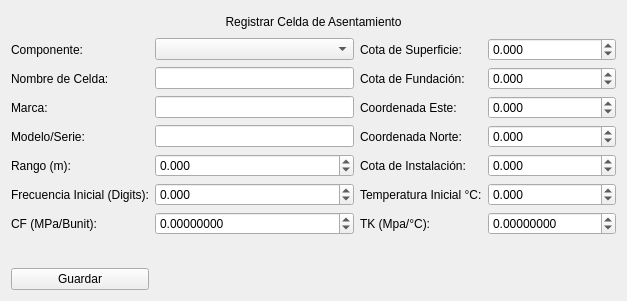
<?xml version="1.0" encoding="UTF-8"?>
<ui version="4.0">
 <class>Form</class>
 <widget class="QWidget" name="Form">
  <property name="geometry">
   <rect>
    <x>0</x>
    <y>0</y>
    <width>627</width>
    <height>301</height>
   </rect>
  </property>
  <property name="windowTitle">
   <string>Form</string>
  </property>
  <layout class="QVBoxLayout" name="verticalLayout">
   <item>
    <layout class="QGridLayout" name="gridLayout">
     <item row="2" column="1">
      <widget class="QLineEdit" name="nombre_celda"/>
     </item>
     <item row="2" column="0">
      <widget class="QLabel" name="label_2">
       <property name="text">
        <string>Nombre de Celda:</string>
       </property>
      </widget>
     </item>
     <item row="1" column="2">
      <widget class="QLabel" name="label_7">
       <property name="text">
        <string>Cota de Superficie:</string>
       </property>
      </widget>
     </item>
     <item row="3" column="1">
      <widget class="QLineEdit" name="marca_celda"/>
     </item>
     <item row="3" column="0">
      <widget class="QLabel" name="label_3">
       <property name="text">
        <string>Marca:</string>
       </property>
      </widget>
     </item>
     <item row="2" column="2">
      <widget class="QLabel" name="label_8">
       <property name="text">
        <string>Cota de Fundación:</string>
       </property>
      </widget>
     </item>
     <item row="4" column="0">
      <widget class="QLabel" name="label_4">
       <property name="text">
        <string>Modelo/Serie:</string>
       </property>
      </widget>
     </item>
     <item row="3" column="2">
      <widget class="QLabel" name="label_9">
       <property name="text">
        <string>Coordenada Este:</string>
       </property>
      </widget>
     </item>
     <item row="5" column="0">
      <widget class="QLabel" name="label_5">
       <property name="text">
        <string>Rango (m):</string>
       </property>
      </widget>
     </item>
     <item row="4" column="2">
      <widget class="QLabel" name="label_10">
       <property name="text">
        <string>Coordenada Norte:</string>
       </property>
      </widget>
     </item>
     <item row="6" column="1">
      <widget class="QDoubleSpinBox" name="dsb_frecuencia_inicial_celda">
       <property name="decimals">
        <number>3</number>
       </property>
       <property name="minimum">
        <double>-999999999.000000000000000</double>
       </property>
       <property name="maximum">
        <double>999999999.000000000000000</double>
       </property>
      </widget>
     </item>
     <item row="6" column="0">
      <widget class="QLabel" name="label_11">
       <property name="text">
        <string>Frecuencia Inicial (Digits):</string>
       </property>
      </widget>
     </item>
     <item row="5" column="2">
      <widget class="QLabel" name="label_6">
       <property name="text">
        <string>Cota de Instalación:</string>
       </property>
      </widget>
     </item>
     <item row="7" column="2">
      <widget class="QLabel" name="label_14">
       <property name="text">
        <string>TK (Mpa/°C):</string>
       </property>
      </widget>
     </item>
     <item row="7" column="0">
      <widget class="QLabel" name="label_13">
       <property name="text">
        <string>CF (MPa/Bunit):</string>
       </property>
      </widget>
     </item>
     <item row="7" column="1">
      <widget class="QDoubleSpinBox" name="dsb_cf_celda">
       <property name="decimals">
        <number>8</number>
       </property>
       <property name="minimum">
        <double>-999999999.000000000000000</double>
       </property>
       <property name="maximum">
        <double>999999999.000000000000000</double>
       </property>
      </widget>
     </item>
     <item row="6" column="2">
      <widget class="QLabel" name="label_12">
       <property name="text">
        <string>Temperatura Inicial °C:</string>
       </property>
      </widget>
     </item>
     <item row="4" column="1">
      <widget class="QLineEdit" name="modelo_celda"/>
     </item>
     <item row="1" column="1">
      <widget class="QComboBox" name="combo_componente"/>
     </item>
     <item row="1" column="0">
      <widget class="QLabel" name="label_15">
       <property name="text">
        <string>Componente:</string>
       </property>
      </widget>
     </item>
     <item row="0" column="0" colspan="5">
      <widget class="QLabel" name="label">
       <property name="text">
        <string>Registrar Celda de Asentamiento</string>
       </property>
       <property name="alignment">
        <set>Qt::AlignCenter</set>
       </property>
      </widget>
     </item>
     <item row="8" column="0" colspan="5">
      <widget class="QLabel" name="label_mensaje">
       <property name="font">
        <font>
         <weight>75</weight>
         <bold>true</bold>
        </font>
       </property>
       <property name="text">
        <string/>
       </property>
       <property name="alignment">
        <set>Qt::AlignCenter</set>
       </property>
      </widget>
     </item>
     <item row="9" column="0">
      <widget class="QPushButton" name="btn_guardar_celda">
       <property name="text">
        <string>Guardar</string>
       </property>
      </widget>
     </item>
     <item row="1" column="3" colspan="2">
      <widget class="QDoubleSpinBox" name="dsb_cota_superficie_celda">
       <property name="decimals">
        <number>3</number>
       </property>
       <property name="minimum">
        <double>-999999.000000000000000</double>
       </property>
       <property name="maximum">
        <double>999999.000000000000000</double>
       </property>
      </widget>
     </item>
     <item row="2" column="3" colspan="2">
      <widget class="QDoubleSpinBox" name="dsb_cota_fundacion_celda">
       <property name="decimals">
        <number>3</number>
       </property>
       <property name="minimum">
        <double>-999999.000000000000000</double>
       </property>
       <property name="maximum">
        <double>999999.000000000000000</double>
       </property>
      </widget>
     </item>
     <item row="3" column="3" colspan="2">
      <widget class="QDoubleSpinBox" name="dsb_coordenada_este_celda">
       <property name="decimals">
        <number>3</number>
       </property>
       <property name="minimum">
        <double>-999999999.000000000000000</double>
       </property>
       <property name="maximum">
        <double>999999999.000000000000000</double>
       </property>
      </widget>
     </item>
     <item row="4" column="3" colspan="2">
      <widget class="QDoubleSpinBox" name="dsb_coordenada_norte_celda">
       <property name="decimals">
        <number>3</number>
       </property>
       <property name="minimum">
        <double>-999999999.000000000000000</double>
       </property>
       <property name="maximum">
        <double>999999999.000000000000000</double>
       </property>
      </widget>
     </item>
     <item row="6" column="3" colspan="2">
      <widget class="QDoubleSpinBox" name="dsb_temperatura_inicial_celda">
       <property name="decimals">
        <number>3</number>
       </property>
       <property name="minimum">
        <double>-999999999.000000000000000</double>
       </property>
       <property name="maximum">
        <double>999999999.000000000000000</double>
       </property>
      </widget>
     </item>
     <item row="7" column="3" colspan="2">
      <widget class="QDoubleSpinBox" name="dsb_tk_celda">
       <property name="decimals">
        <number>8</number>
       </property>
       <property name="minimum">
        <double>-999999999.000000000000000</double>
       </property>
       <property name="maximum">
        <double>999999999.000000000000000</double>
       </property>
      </widget>
     </item>
     <item row="5" column="1">
      <widget class="QDoubleSpinBox" name="dsb_rango_celda">
       <property name="decimals">
        <number>3</number>
       </property>
       <property name="minimum">
        <double>-999999999.000000000000000</double>
       </property>
       <property name="maximum">
        <double>999999999.000000000000000</double>
       </property>
      </widget>
     </item>
     <item row="5" column="3" colspan="2">
      <widget class="QDoubleSpinBox" name="dsb_cota_instalacion_celda">
       <property name="decimals">
        <number>3</number>
       </property>
       <property name="minimum">
        <double>-999999.000000000000000</double>
       </property>
       <property name="maximum">
        <double>999999.000000000000000</double>
       </property>
      </widget>
     </item>
    </layout>
   </item>
  </layout>
 </widget>
 <resources/>
 <connections/>
</ui>
